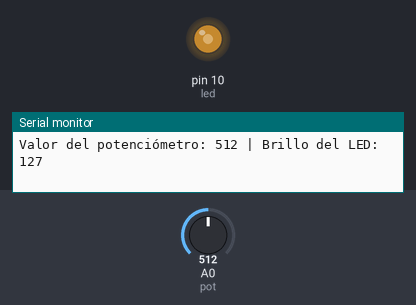
A sketch run on a simulated Arduino Uno, built with avr-gcc and run on an emulated ATmega328P. Parts: output pins drawn as LEDs (lit = HIGH), the last lines printed to the serial monitor. Inputs (shaded band) come from the test bench; at power-on: A0 (pot) = 512.

Above: at 1.2 s.
1.3 s: A0 (pot) set to 416
At 2.1 s:
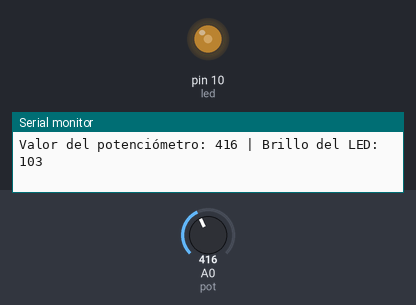
4.3 s: A0 (pot) set to 392
At 5.5 s:
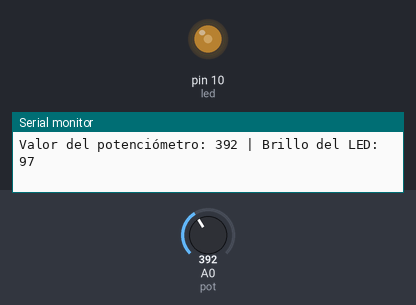
7.3 s: A0 (pot) set to 44
At 8.0 s:
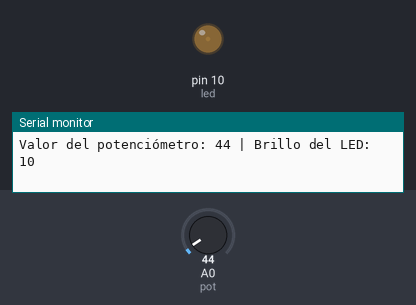
8.8 s: A0 (pot) set to 36
At 9.8 s:
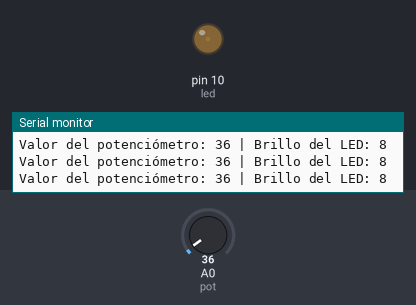
11.8 s: A0 (pot) set to 11
At 12.7 s:
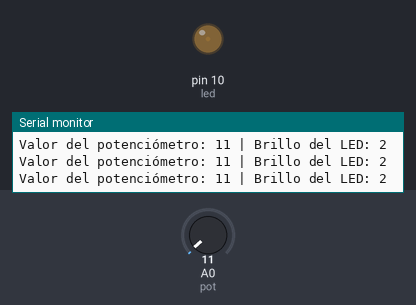
14.8 s: A0 (pot) set to 8
At 15.5 s:
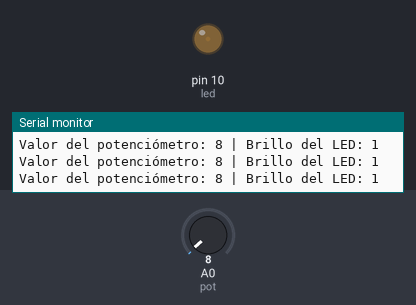
Timing chart, 0 to 17.8 s (numbered marks = the images above; inputs shaded):
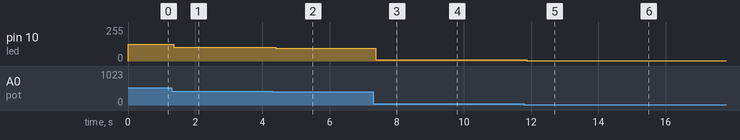

Measured:
- after the input at 1.3 s, pin 10 (led): 127/255 → 103/255 after 0.07 s
- after the input at 4.3 s, pin 10 (led): 103/255 → 97/255 after 0.10 s
- after the input at 7.3 s, pin 10 (led): 97/255 → 10/255 after 0.07 s
- after the input at 8.8 s, pin 10 (led): 10/255 → 8/255 after 0.05 s
- after the input at 11.8 s, pin 10 (led): 8/255 → 2/255 after 0.07 s
- after the input at 14.8 s, pin 10 (led): 2/255 → 1/255 after 0.08 s

The sketch:

Cuarto_codigo.ino
```cpp
#define led 10
#define pot A0

void setup() {
  pinMode(led, OUTPUT);
  pinMode(pot, INPUT);
  Serial.begin(9600);
}

void loop() {
  int valorPotenciometro = analogRead(pot);
  int brillo = map(valorPotenciometro, 0, 1023, 0, 255);

  Serial.print("Valor del potenciómetro: ");
  Serial.print(valorPotenciometro);
  Serial.print(" | Brillo del LED: ");
  Serial.println(brillo);

  analogWrite(led, brillo);
  delay(10);
}
```
